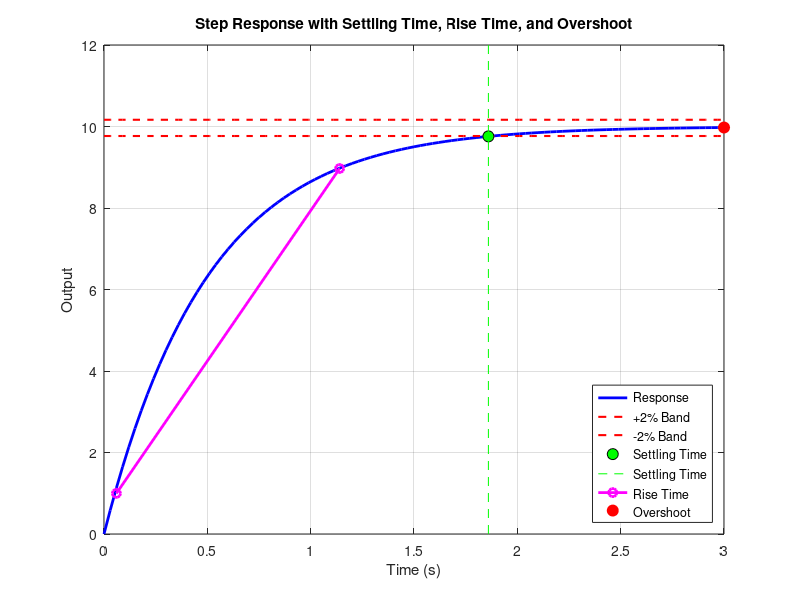

MATLAB code for this plot:
% =========================================================================
%   The script shows some system parameters for a first order control system.
% Dependencies:
%   GNU Octave + Control Package
%   (install using: pkg install -forge control)
%
% =========================================================================

clc;  clear;

pkg load control;

% First-order system example
K = 10;
tau = 0.5;
s = tf('s');
G = K / (tau*s + 1);

% Step response
[y, t_out] = step(G);

% --- Steady-state value ---
tail_n = max(5, ceil(0.1 * length(y)));
y_final = mean(y(end - tail_n + 1:end));

% --- Settling Time (±2% band) ---
tol = 0.02 * abs(y_final);
idx_settle = find(abs(y - y_final) > tol, 1, 'last');
settling_time = t_out(idx_settle);

% --- Rise Time (10% to 90% of final value) ---
y_10 = 0.1 * y_final;
y_90 = 0.9 * y_final;
t_rise_start = t_out(find(y >= y_10, 1, 'first'));
t_rise_end = t_out(find(y >= y_90, 1, 'first'));
rise_time = t_rise_end - t_rise_start;

% --- Percentage Overshoot ---
[y_peak, idx_peak] = max(y);
perc_overshoot = ((y_peak - y_final) / y_final) * 100;
t_peak = t_out(idx_peak);

% --- Plot ---
figure;
plot(t_out, y, 'b', 'LineWidth', 2); hold on;

% Tolerance bands
plot(t_out, (y_final + tol) * ones(size(t_out)), 'r--', 'LineWidth', 1.5);
plot(t_out, (y_final - tol) * ones(size(t_out)), 'r--', 'LineWidth', 1.5);

% Settling time
plot(settling_time, y(idx_settle), 'ko', 'MarkerSize', 8, 'MarkerFaceColor', 'g');
line([settling_time settling_time], ylim, 'Color', 'g', 'LineStyle', '--');

% Rise time
plot([t_rise_start t_rise_end], [y_10 y_90], 'mo-', 'LineWidth', 2);

% Overshoot point
plot(t_peak, y_peak, 'ro', 'MarkerSize', 8, 'MarkerFaceColor', 'r');

% Labels & legend
xlabel('Time (s)');
ylabel('Output');
title('Step Response with Settling Time, Rise Time, and Overshoot');
legend('Response', '+2% Band', '-2% Band', ...
       'Settling Time', 'Settling Time','Rise Time', ...
         'Overshoot','Location', 'Southeast');

grid on;

% --- Display results ---
disp(['Final Value: ' num2str(y_final)]);
disp(['Settling Time: ' num2str(settling_time) ' s']);
disp(['Rise Time (10%-90%): ' num2str(rise_time) ' s']);
disp(['Percentage Overshoot: ' num2str(perc_overshoot) ' %']);


% --- Save plot ---
outdir = "/home/rain/Documents/control_projects/dc_motor_modeling/motor_first_order/results" ;
print(fullfile(outdir, "sys_params.png"), "-dpng");
